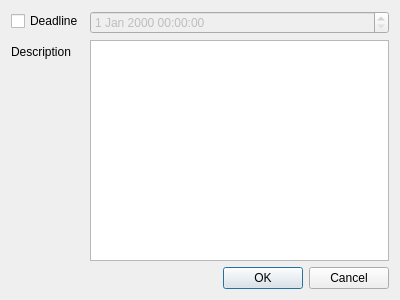
<?xml version="1.0" encoding="UTF-8"?>
<ui version="4.0">
 <class>TaskInputDialog</class>
 <widget class="QDialog" name="TaskInputDialog">
  <property name="geometry">
   <rect>
    <x>0</x>
    <y>0</y>
    <width>400</width>
    <height>300</height>
   </rect>
  </property>
  <property name="windowTitle">
   <string>Kanban</string>
  </property>
  <property name="windowIcon">
   <iconset resource="resource.qrc">
    <normaloff>:/resource/img/appIcon.png</normaloff>:/resource/img/appIcon.png</iconset>
  </property>
  <layout class="QVBoxLayout" name="verticalLayout">
   <item>
    <layout class="QFormLayout" name="formLayout_2">
     <item row="0" column="1">
      <widget class="QDateTimeEdit" name="deadlineDateTimeEdit">
       <property name="enabled">
        <bool>false</bool>
       </property>
      </widget>
     </item>
     <item row="1" column="0">
      <widget class="QLabel" name="label_3">
       <property name="text">
        <string>Description</string>
       </property>
      </widget>
     </item>
     <item row="1" column="1">
      <widget class="QTextEdit" name="descriptionTextEdit"/>
     </item>
     <item row="0" column="0">
      <widget class="QCheckBox" name="checkBox">
       <property name="text">
        <string>Deadline</string>
       </property>
      </widget>
     </item>
    </layout>
   </item>
   <item>
    <widget class="QDialogButtonBox" name="buttonBox">
     <property name="cursor">
      <cursorShape>PointingHandCursor</cursorShape>
     </property>
     <property name="orientation">
      <enum>Qt::Horizontal</enum>
     </property>
     <property name="standardButtons">
      <set>QDialogButtonBox::Cancel|QDialogButtonBox::Ok</set>
     </property>
    </widget>
   </item>
  </layout>
 </widget>
 <resources>
  <include location="resource.qrc"/>
 </resources>
 <connections>
  <connection>
   <sender>buttonBox</sender>
   <signal>accepted()</signal>
   <receiver>TaskInputDialog</receiver>
   <slot>accept()</slot>
   <hints>
    <hint type="sourcelabel">
     <x>248</x>
     <y>254</y>
    </hint>
    <hint type="destinationlabel">
     <x>157</x>
     <y>274</y>
    </hint>
   </hints>
  </connection>
  <connection>
   <sender>buttonBox</sender>
   <signal>rejected()</signal>
   <receiver>TaskInputDialog</receiver>
   <slot>reject()</slot>
   <hints>
    <hint type="sourcelabel">
     <x>316</x>
     <y>260</y>
    </hint>
    <hint type="destinationlabel">
     <x>286</x>
     <y>274</y>
    </hint>
   </hints>
  </connection>
 </connections>
</ui>
